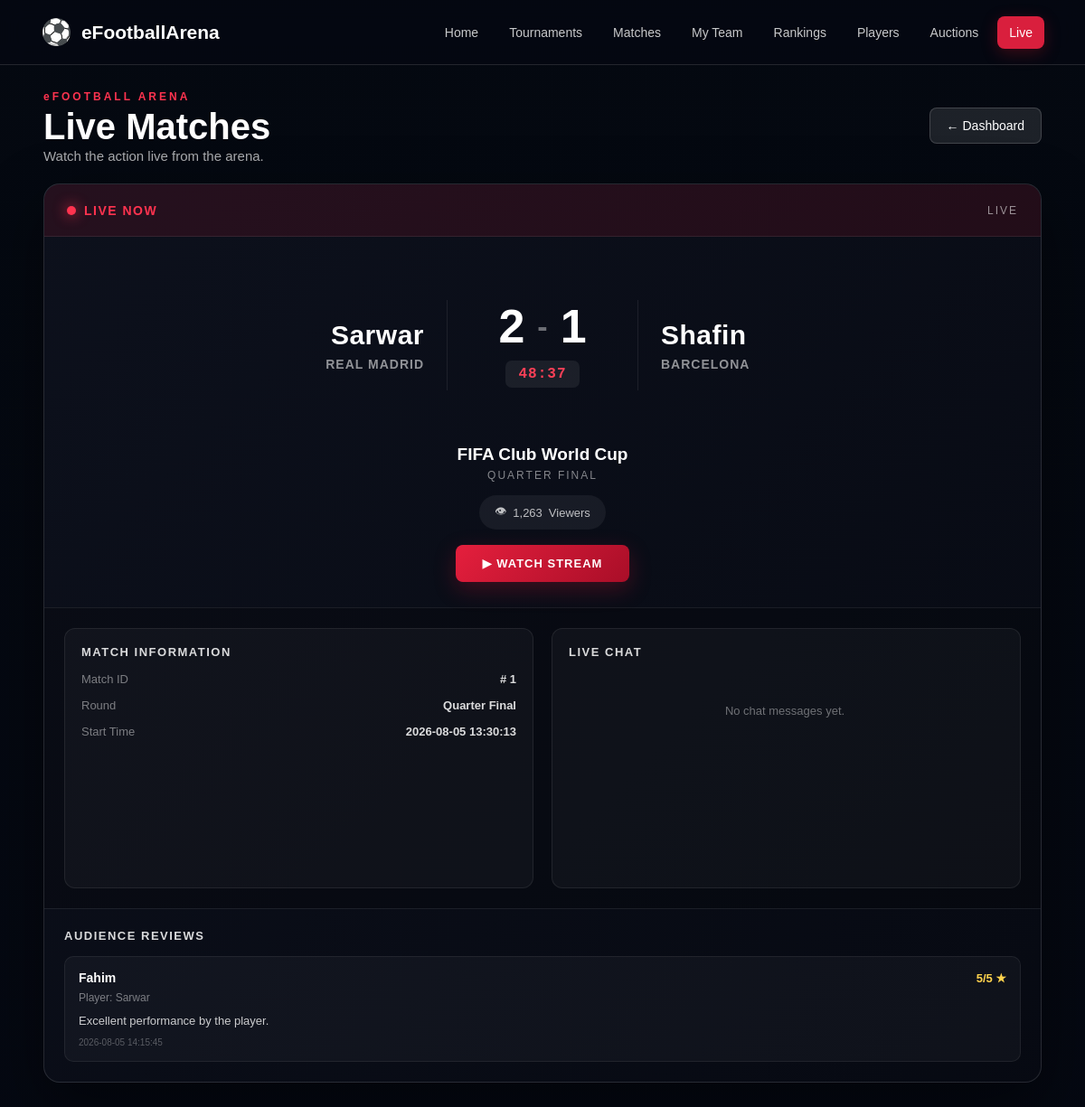
Before: /live.php (signed in) with the older database file.
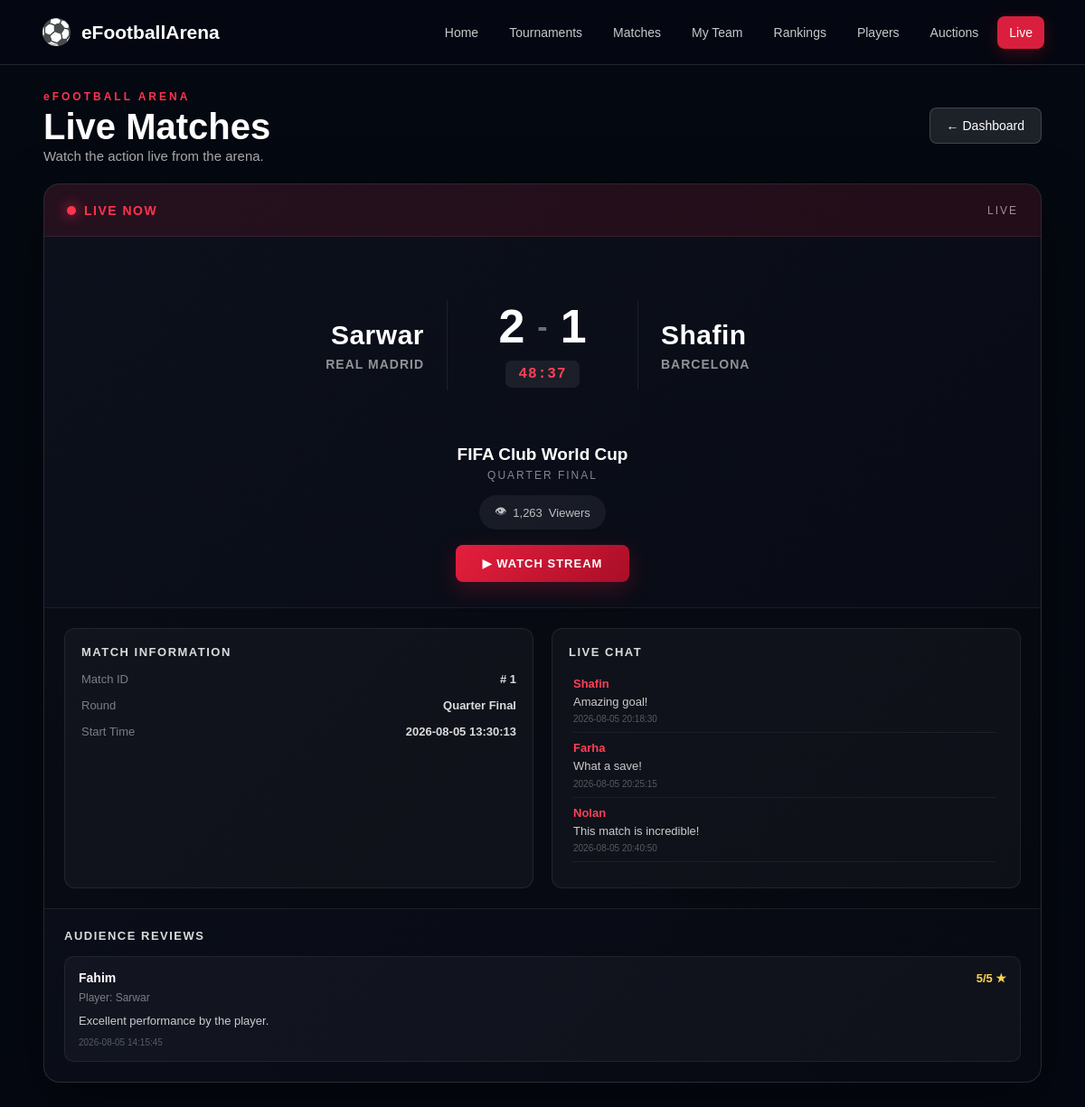
After: the same page with the newer database file.
### tables this page shows
CREATE TABLE Live_Streams (
    Stream_ID INT PRIMARY KEY AUTO_INCREMENT,
    Match_ID INT,
    Stream_URL VARCHAR(255),
    Status ENUM('Upcoming', 'Live', 'Ended'),
    Start_Time DATETIME,
    End_Time DATETIME,
    Viewer_Count INT DEFAULT 0,

    FOREIGN KEY (Match_ID) REFERENCES Matches(Match_ID)
);

CREATE TABLE Players (
    Player_ID INT PRIMARY KEY AUTO_INCREMENT,
    Gamer_Tag VARCHAR(50) NOT NULL UNIQUE,
    Real_Name VARCHAR(100) NOT NULL,
    Country VARCHAR(50),
    Email VARCHAR(100) UNIQUE,
    Platform ENUM('PC','PS5','Mobile'),
    Favorite_Club VARCHAR(50),
    Preferred_Formation VARCHAR(20),
    Join_Date DATE
);

CREATE TABLE Matches (
    Match_ID INT PRIMARY KEY AUTO_INCREMENT,
    Tournament_ID INT,
    Player1_ID INT,
    Player2_ID INT,
    Club_Player1 VARCHAR(50),
    Club_Player2 VARCHAR(50),
    Match_Date DATE,
    Match_Time TIME,
    Match_Round VARCHAR(30),
    Final_Score VARCHAR(10),
    Winner_ID INT,

    FOREIGN KEY (Tournament_ID) REFERENCES Tournaments(Tournament_ID),
    FOREIGN KEY (Player1_ID) REFERENCES Players(Player_ID),
    FOREIGN KEY (Player2_ID) REFERENCES Players(Player_ID),
    FOREIGN KEY (Winner_ID) REFERENCES Players(Player_ID)
);

CREATE TABLE Tournaments (
    Tournament_ID INT PRIMARY KEY AUTO_INCREMENT,
    Tournament_Name VARCHAR(100) NOT NULL,
    Tournament_Type ENUM('Knockout','League','Group Stage'),
    Prize_Pool DECIMAL(10,2),
    Registration_Deadline DATE,
    Maximum_Players INT,
    Tournament_Status ENUM('Upcoming','Ongoing','Completed'),
    Start_Date DATE,
    End_Date DATE
);

CREATE TABLE Audience_Reviews (
    Review_ID INT PRIMARY KEY AUTO_INCREMENT,
    Player_ID INT,
    Match_ID INT,
    Audience_Name VARCHAR(100) NOT NULL,
    Rating INT NOT NULL CHECK (Rating BETWEEN 1 AND 5),
    Review_Text VARCHAR(500),
    Review_Date DATETIME DEFAULT CURRENT_TIMESTAMP,
    FOREIGN KEY (Player_ID) REFERENCES Players(Player_ID),
    FOREIGN KEY (Match_ID) REFERENCES Matches(Match_ID)
);

CREATE TABLE Live_Chat (
    Chat_ID INT PRIMARY KEY AUTO_INCREMENT,
    Stream_ID INT,
    Player_ID INT,
    Message VARCHAR(255) NOT NULL,
    Message_Time DATETIME,

    FOREIGN KEY (Stream_ID) REFERENCES Live_Streams(Stream_ID),
    FOREIGN KEY (Player_ID) REFERENCES Players(Player_ID)
);

### live.php (the view, shortened to what this page needs)
<?php
require_once "db.php";
$sql = "SELECT
            ls.Stream_ID,
            ls.Stream_URL,
            ls.Status,
            ls.Start_Time,
            ls.End_Time,
            ls.Viewer_Count,
            m.Match_ID,
            m.Player1_ID,
            m.Player2_ID,
            m.Club_Player1,
            m.Club_Player2,
            m.Match_Round,
            m.Final_Score,
            p1.Gamer_Tag AS Player1,
            p2.Gamer_Tag AS Player2,
            t.Tournament_Name
        FROM Live_Streams ls
        JOIN Matches m
            ON ls.Match_ID = m.Match_ID
        JOIN Players p1
            ON m.Player1_ID = p1.Player_ID
        JOIN Players p2
            ON m.Player2_ID = p2.Player_ID
        JOIN Tournaments t
            ON m.Tournament_ID = t.Tournament_ID
        WHERE ls.Status = 'Live'
        ORDER BY ls.Stream_ID DESC";
$result = mysqli_query($conn, $sql);
?>
<!DOCTYPE html>
<html lang="en">
<head>
    <link rel="stylesheet" href="dashboard.css">
    <link rel="stylesheet" href="live.css">
</head>
<body>
    <nav class="top-nav">
        <div class="logo-area">
            <div class="football-logo">⚽</div>
            <span>eFootballArena</span>
        </div>
        <div class="nav-links">
            <a href="dashboard.php">Home</a>
            <a href="tournament.php">Tournaments</a>
            <a href="matches.php">Matches</a>
            <a href="teams.php">My Team</a>
            <a href="rankings.php">Rankings</a>
            <a href="player_features.php">Players</a>
            <a href="auction.php">Auctions</a>
            <a href="live.php" class="active">Live</a>
        </div>
    </nav>
    <main class="live-page">
        <div class="page-heading">
            <div>
                <span class="small-heading">eFOOTBALL ARENA</span>
                <h1>Live Matches</h1>
                <p>Watch the action live from the arena.</p>
            </div>
            <a href="dashboard.php" class="back-button">
                ← Dashboard
            </a>
        </div>
        <?php
        if (mysqli_num_rows($result) > 0) {
            while ($stream = mysqli_fetch_assoc($result)) {
                $player1_display = preg_replace(
                    '/\d+$/',
                    '',
                    $stream["Player1"]
                );
                $player2_display = preg_replace(
                    '/\d+$/',
                    '',
                    $stream["Player2"]
                );
                $score_parts = explode(
                    "-",
                    $stream["Final_Score"]
                );
                $score1 = isset($score_parts[0])
                    ? trim($score_parts[0])
                    : "0";
                $score2 = isset($score_parts[1])
                    ? trim($score_parts[1])
                    : "0";
        ?>
        <section class="live-card">
            <div class="live-header">
                <div class="live-badge">
                    <span class="live-dot"></span>
                    LIVE NOW
                </div>
                <div class="stream-status">
                    LIVE
                </div>
            </div>
            <div class="match-area">
                <div class="player-side player-left">
                    <div class="player-name">
                        <?php
                        echo htmlspecialchars($player1_display);
                        ?>
                    </div>
                    <div class="club-name">
                        <?php
                        echo htmlspecialchars(
                            $stream["Club_Player1"]
                        );
                        ?>
                    </div>
                </div>
                <div class="score-area">
                    <div class="score">
                        <span>
                            <?php
                            echo htmlspecialchars($score1);
                            ?>
                        </span>
                        <strong>-</strong>
                        <span>
                            <?php
                            echo htmlspecialchars($score2);
                            ?>
                        </span>
                    </div>
                    <div class="match-timer">
                    </div>
                </div>
                <div class="player-side player-right">
                    <div class="player-name">
                        <?php
                        echo htmlspecialchars($player2_display);
                        ?>
                    </div>
                    <div class="club-name">
                        <?php
                        echo htmlspecialchars(
                            $stream["Club_Player2"]
                        );
                        ?>
                    </div>
                </div>
            </div>
            <div class="match-information">
                <div class="tournament-name">
                    <?php
                    echo htmlspecialchars(
                        $stream["Tournament_Name"]
                    );
                    ?>
                </div>
                <div class="round-name">
                    <?php
                    echo htmlspecialchars(
                        $stream["Match_Round"]
                    );
                    ?>
                </div>
            </div>
            <div class="viewer-count">
                <span class="eye-icon">👁</span>
                <span>
                    <span
                        class="viewer-number"
                        data-viewers="<?php echo (int)$stream["Viewer_Count"]; ?>"
                    >
                    </span>
                </span>
                <span>Viewers</span>
            </div>
            <div class="watch-area">
                <a
                    href="live_watch.php?stream_id=<?php echo (int)$stream["Stream_ID"]; ?>"
                    class="watch-button"
                >
                    ▶ WATCH STREAM
                </a>
            </div>
            <div class="live-details">
                <div class="details-box">
                    <div class="details-title">
                        MATCH INFORMATION
                    </div>
                    <div class="details-content">
                        <div>
                            <span>Match ID</span>
                            <strong>
                                #
                                <?php
                                echo htmlspecialchars(
                                    $stream["Match_ID"]
                                );
                                ?>
                            </strong>
                        </div>
                        <div>
                            <span>Round</span>
                            <strong>
                                <?php
                                echo htmlspecialchars(
                                    $stream["Match_Round"]
                                );
                                ?>
                            </strong>
                        </div>
                        <div>
                            <span>Start Time</span>
                            <strong>
                                <?php
                                echo htmlspecialchars(
                                    $stream["Start_Time"]
                                );
                                ?>
                            </strong>
                        </div>
                    </div>
                </div>
                <div class="details-box">
                    <div class="details-title">
                        LIVE CHAT
                    </div>
                    <div class="chat-area">
                        <?php
                        $stream_id = (int)$stream["Stream_ID"];
                        $chat_sql = "SELECT
                                        lc.Message,
                                        lc.Message_Time,
                                        p.Gamer_Tag
                                     FROM Live_Chat lc
                                     JOIN Players p
                                        ON lc.Player_ID = p.Player_ID
                                     WHERE lc.Stream_ID = $stream_id
                                     ORDER BY lc.Message_Time ASC";
                        $chat_result = mysqli_query(
                            $conn,
                            $chat_sql
                        );
                        if (
                            $chat_result &&
                            mysqli_num_rows($chat_result) > 0
                        ) {
                            while (
                                $chat = mysqli_fetch_assoc(
                                    $chat_result
                                )
                            ) {
                        ?>
                        <div class="chat-message">
                            <div class="chat-user">
                                <?php
                                echo htmlspecialchars(
                                    preg_replace(
                                        '/\d+$/',
                                        '',
                                        $chat["Gamer_Tag"]
                                    )
                                );
                                ?>
                            </div>
                            <div class="chat-text">
                                <?php
                                echo htmlspecialchars(
                                    $chat["Message"]
                                );
                                ?>
                            </div>
                            <div class="chat-time">
                                <?php
                                echo htmlspecialchars(
                                    $chat["Message_Time"]
                                );
                                ?>
                            </div>
                        </div>
                        <?php
                            }
                        } else {
                        ?>
                        <div class="empty-message">
                            No chat messages yet.
                        </div>
                        <?php
                        }
                        ?>
                    </div>
                </div>
            </div>
            <div class="reviews-section">
                <div class="reviews-title">
                    AUDIENCE REVIEWS
                </div>
                <?php
                $match_id = (int)$stream["Match_ID"];
                $review_sql = "SELECT
                                    ar.Audience_Name,
                                    ar.Rating,
                                    ar.Review_Text,
                                    ar.Review_Date,
                                    p.Gamer_Tag
                               FROM Audience_Reviews ar
                               JOIN Players p
                                   ON ar.Player_ID = p.Player_ID
                               WHERE ar.Match_ID = $match_id
                               ORDER BY ar.Review_Date DESC";
                $review_result = mysqli_query(
                    $conn,
                    $review_sql
                );
                if (
                    $review_result &&
                    mysqli_num_rows($review_result) > 0
                ) {
                    while (
                        $review = mysqli_fetch_assoc(
                            $review_result
                        )
                    ) {
                ?>
                <div class="review-card">
                    <div class="review-top">
                        <div class="review-author">
                            <?php
                            echo htmlspecialchars(
                                $review["Audience_Name"]
                            );
                            ?>
                        </div>
                        <div class="review-rating">
                            <?php
                            echo htmlspecialchars(
                                $review["Rating"]
                            );
                            ?>/5 ★
                        </div>
                    </div>
                    <div class="review-player">
                        Player:
                        <?php
                        echo htmlspecialchars(
                            preg_replace(
                                '/\d+$/',
                                '',
                                $review["Gamer_Tag"]
                            )
                        );
                        ?>
                    </div>
                    <div class="review-text">
                        <?php
                        echo htmlspecialchars(
                            $review["Review_Text"]
                        );
                        ?>
                    </div>
                    <div class="review-date">
                        <?php
                        echo htmlspecialchars(
                            $review["Review_Date"]
                        );
                        ?>
                    </div>
                </div>
                <?php
                    }
                } else {
                ?>
                <div class="empty-message">
                    No audience reviews yet.
                </div>
                <?php
                }
                ?>
            </div>
        </section>
        <?php
            }
        }
        ?>
    </main>
</body>
</html>

### dashboard.css (style rules this page uses)
* { margin: 0; padding: 0; box-sizing: border-box; }
body { font-family: Arial, Helvetica, sans-serif; background: #03090e; color: white; overflow-x: hidden; overflow-y: auto; }

Changed rows visible on the page:
changed live_streams "Sarwar": gains live_chat (Player_ID.Gamer_Tag "Shafin", Message "Amazing goal!", Message_Time "2026-08-05 20:18:30"); gains live_chat (Player_ID.Gamer_Tag "Farha", Message "What a save!", Message_Time "2026-08-05 20:25:15"); gains live_chat (Player_ID.Gamer_Tag "Nolan", Message "This match is incredible!", Message_Time "2026-08-05 20:40:50"); no longer shows "No chat messages yet."
